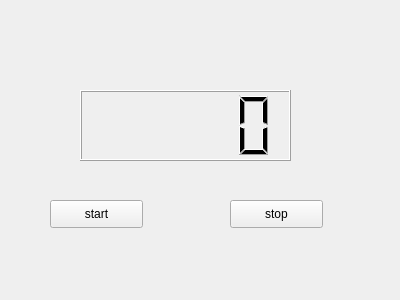
<?xml version="1.0" encoding="UTF-8"?>
<ui version="4.0">
 <class>Widget</class>
 <widget class="QWidget" name="Widget">
  <property name="geometry">
   <rect>
    <x>0</x>
    <y>0</y>
    <width>400</width>
    <height>300</height>
   </rect>
  </property>
  <property name="windowTitle">
   <string>Widget</string>
  </property>
  <widget class="QLCDNumber" name="lcdNumber">
   <property name="geometry">
    <rect>
     <x>80</x>
     <y>90</y>
     <width>211</width>
     <height>71</height>
    </rect>
   </property>
  </widget>
  <widget class="QPushButton" name="pushButton">
   <property name="geometry">
    <rect>
     <x>50</x>
     <y>200</y>
     <width>93</width>
     <height>28</height>
    </rect>
   </property>
   <property name="text">
    <string>start</string>
   </property>
  </widget>
  <widget class="QPushButton" name="pushButton_2">
   <property name="geometry">
    <rect>
     <x>230</x>
     <y>200</y>
     <width>93</width>
     <height>28</height>
    </rect>
   </property>
   <property name="text">
    <string>stop</string>
   </property>
  </widget>
 </widget>
 <layoutdefault spacing="6" margin="11"/>
 <resources/>
 <connections/>
</ui>
